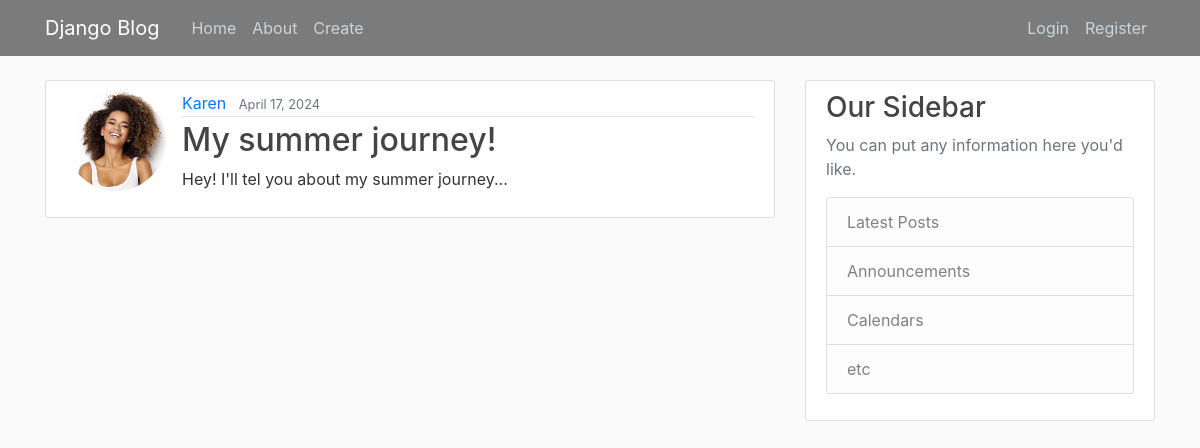
Screenshot of /post/32/ with the database file from the repository.
### main/models.py (models this page shows, shortened)
class Post(models.Model):
    title = models.CharField(max_length = 100)
    content = models.TextField()
    date_posted = models.DateTimeField(default = timezone.now)
    author = models.ForeignKey(User, on_delete=models.CASCADE) #Jeśli user usunięty, to post też

### users/models.py (models this page shows, shortened)
class Profile(models.Model):
    user = models.OneToOneField(User, on_delete=models.CASCADE) #CASCADE - jeśli user usunięty, usuń posty, nie na odwrót
    image = models.ImageField(default='default.jpg', upload_to='profile_pics')

### main/views.py (the view)
# urls.py: path('post/<int:pk>/', PostDetailView.as_view(), name="post-detail"),
class PostDetailView(DetailView):
    model = Post

### main/templates/main/post_detail.html
{% extends "main/base.html" %}
{% block content %}
    <article class="media content-section">
        <img class ="rounded-circle article-img" src="{{ object.author.profile.image.url }}">
        <div class="media-body">
            <div class="article-metadata">
                <a class="mr-2" href="{% url 'user-posts' object.author.username %}">{{ object.author }}</a>
                <small class="text-muted">{{ object.date_posted|date:"F d, Y" }}</small>
            </div>
            <h2 class="article-title" href="#">{{ object.title }}</h2>
            <p class="article-content">{{ object.content }}</p>
        </div>
    </article>
{% endblock content %}

### main/static/main/main.css (style rules this page uses)
body { background: #fafafa; color: #333333; margin-top: 5rem; }
h1, h2, h3, h4, h5, h6 { color: #444444; }
.content-section { background: #ffffff; padding: 10px 20px; border: 1px solid #dddddd; border-radius: 3px; margin-bottom: 20px; }
.article-title { color: #444444; }
.article-content { white-space: pre-line; }
.article-img { height: 65px; width: 65px; margin-right: 16px; }
.article-metadata { padding-bottom: 1px; margin-bottom: 4px; border-bottom: 1px solid #e3e3e3 }
.article-img { width: 100px; height: 100px; object-fit: cover; border-radius: 50%; }

### rows the page displays
Post: author.profile.image (picture), author "Karen", date_posted "April 17, 2024", title "My summer journey!", content "Hey! I'll tel you about my summer journey..."
